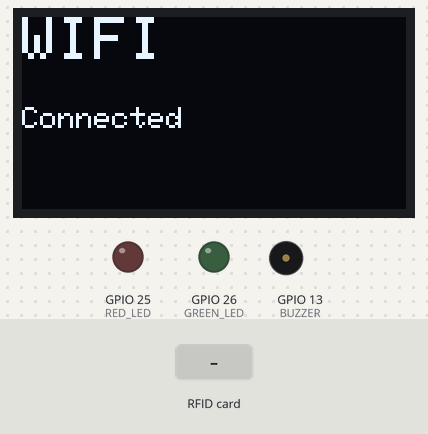
The sketch below on a simulated ESP32. On the bench: 128×64 one-colour display, output pins drawn as LEDs (lit = HIGH), buzzer (waves = sounding, pin HIGH). The inputs (shaded band) are chosen by the test bench. WiFi joins after 1.5 s; servers stay silent unless stated; the local clock reads 2024-03-15 10:24:30 at power-on unless the sketch sets it; what the sketch prints to the serial monitor is not drawn.

Above: at 3.3 s.
3.4 s: RFID card 12 34 56 78 held to the reader
At 5.0 s:
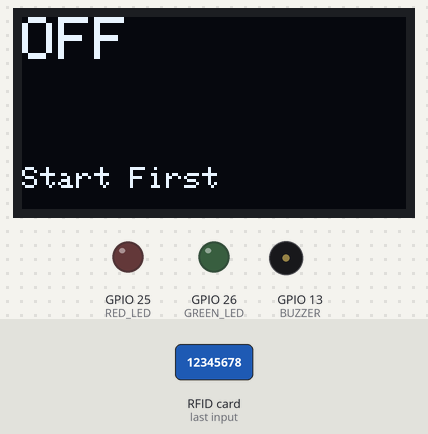
5.3 s: RFID card C7 5A 97 3F held to the reader
At 6.4 s:
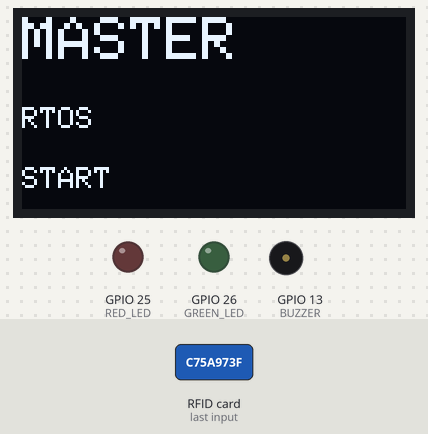
7.1 s: RFID card 91 47 95 04 held to the reader
At 8.3 s:
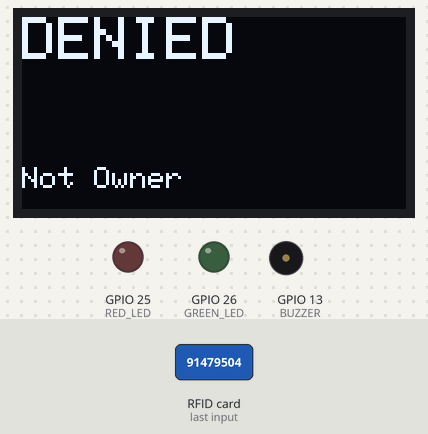
9.0 s: RFID card 5E 7A 19 C4 held to the reader
At 10.6 s:
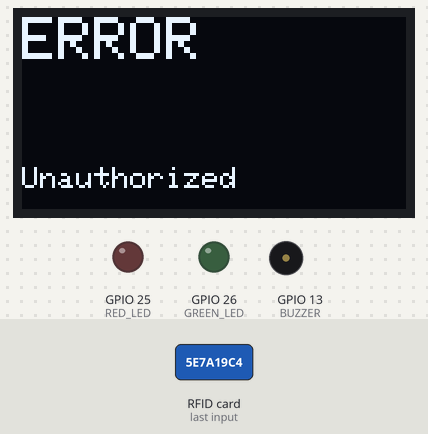
10.9 s: RFID card C7 5A 97 3F held to the reader
At 11.8 s:
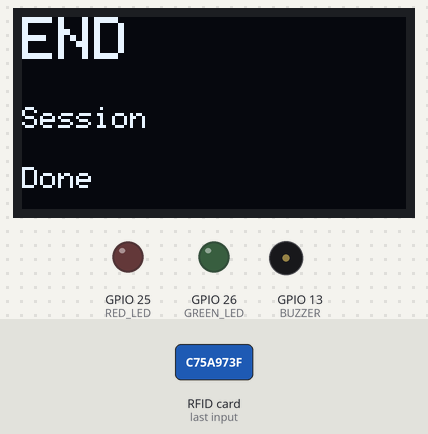
12.7 s: RFID card 91 47 95 04 held to the reader
At 14.0 s:
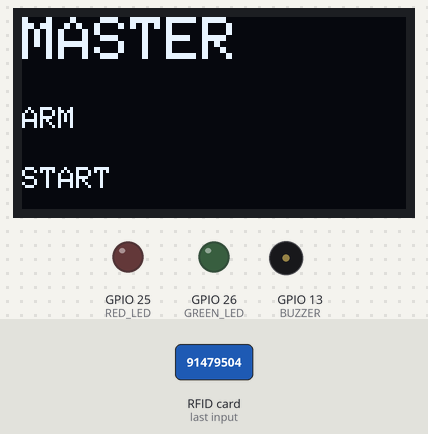
Timing chart, 0 to 15.5 s (numbered marks = the images above; inputs shaded):
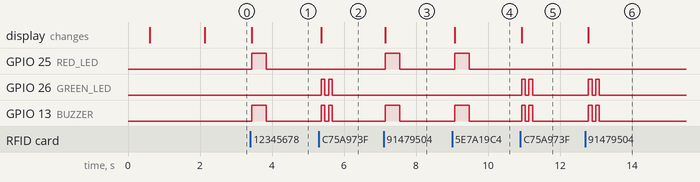

The sketch:

SMART_ATTENDANCE_MAIN.ino
```cpp
#include <WiFi.h>
#include <HTTPClient.h>
#include <WiFiClientSecure.h>
#include <SPI.h>
#include <MFRC522.h>
#include <Wire.h>
#include <Adafruit_SSD1306.h>
#include "time.h"

// ================= WIFI =================
#define WIFI_SSID "harin"
#define WIFI_PASSWORD "12345678"

// ================= FIREBASE =================
#define BASE_URL "https://smart-attendance-5d8ea-default-rtdb.asia-southeast1.firebasedatabase.app"

WiFiClientSecure client;

// ================= NTP =================
const char* ntpServer = "pool.ntp.org";
const long gmtOffset_sec = 19800;
const int daylightOffset_sec = 0;

// ================= RFID =================
#define SS_PIN 5
#define RST_PIN 4

MFRC522 rfid(SS_PIN, RST_PIN);

// ================= OLED =================
Adafruit_SSD1306 display(128, 64, &Wire, -1);

// ================= LED + BUZZER =================
#define GREEN_LED 26
#define RED_LED 25
#define BUZZER 13

// ================= RTOS =================
QueueHandle_t rfidQueue;
QueueHandle_t firebaseQueue;
SemaphoreHandle_t i2cMutex;
TimerHandle_t statsTimer;

// ================= SESSION =================
bool sessionActive = false;
char sessionOwner[20] = "";

// ================= DATA =================
char scannedUIDs[50][20];

int userCount = 0;
int presentCount = 0;

// ================= MASTER UIDS =================
const char* masterUIDs[] = {

  "c75a973f",
  "91479504"
};

// ================= SERIAL STUDIO =================
// TASK IDs
// 1 = RFID
// 2 = PROCESS
// 3 = FIREBASE
// 4 = TIMER

void sendTaskTrace(int taskID){

  // QUICK PLOT FORMAT
  // TIME,TASKID

  Serial.print(millis());

  Serial.print(",");

  Serial.println(taskID);
}

// ================= MASTER NAME =================
const char* getMasterName(const char* uid){

  if(strcmp(uid, "c75a973f") == 0)
    return "RTOS";

  if(strcmp(uid, "91479504") == 0)
    return "ARM";

  return "UNKNOWN";
}

// ================= STUDENTS =================
typedef struct {
  const char* uid;
  const char* name;
} Student;

// 🔥 ALL 12 STUDENTS
Student students[] = {

  // OLD CARDS
  {"3342f6eb","Dileep"},
  {"33d61710","Manjusha"},
  {"43cc2510","Harshith"},
  {"93881810","Vamsi"},
  {"a3a017e2","Harin"},
  {"b53b6a05","Nithish"},
  {"e3d4b807","Preetham"},
  {"73f90810","Charitha"},
  {"f3020e08","Asritha"},
  {"a3bb0810","Nitin"},
  {"b30f0d10","Venkat Sai"},
  {"b3cd0708","Kishan"}
};

int totalStudents =
sizeof(students)/sizeof(students[0]);

// ================= DATE =================
String getCurrentDate(){

  struct tm timeinfo;

  if(!getLocalTime(&timeinfo))
    return "1970-01-01";

  char dateStr[15];

  strftime(dateStr,
           sizeof(dateStr),
           "%Y-%m-%d",
           &timeinfo);

  return String(dateStr);
}

// ================= TIME =================
String getCurrentTime(){

  struct tm timeinfo;

  if(!getLocalTime(&timeinfo))
    return "00:00";

  char timeStr[10];

  strftime(timeStr,
           sizeof(timeStr),
           "%H:%M",
           &timeinfo);

  return String(timeStr);
}

// ================= OLED =================
void showOLED(String l1,
              String l2,
              String l3){

  display.clearDisplay();

  display.setTextSize(2);
  display.setCursor(0,0);
  display.println(l1);

  display.setTextSize(1);
  display.setCursor(0,30);
  display.println(l2);

  display.setCursor(0,50);
  display.println(l3);

  display.display();
}

// ================= HELPERS =================
bool isMaster(const char* uid){

  for(int i=0;i<2;i++){

    if(strcmp(uid, masterUIDs[i]) == 0)
      return true;
  }

  return false;
}

const char* getName(const char* uid){

  for(int i=0;i<totalStudents;i++){

    if(strcmp(uid, students[i].uid) == 0)
      return students[i].name;
  }

  return "Unknown";
}

bool isAlreadyScanned(const char* uid){

  for(int i=0;i<userCount;i++){

    if(strcmp(uid, scannedUIDs[i]) == 0)
      return true;
  }

  return false;
}

// ================= BUZZER =================
void shortBeep(){

  digitalWrite(GREEN_LED, HIGH);
  digitalWrite(BUZZER, HIGH);

  vTaskDelay(100 / portTICK_PERIOD_MS);

  digitalWrite(BUZZER, LOW);
  digitalWrite(GREEN_LED, LOW);
}

void longBeep(){

  digitalWrite(RED_LED, HIGH);
  digitalWrite(BUZZER, HIGH);

  vTaskDelay(400 / portTICK_PERIOD_MS);

  digitalWrite(BUZZER, LOW);
  digitalWrite(RED_LED, LOW);
}

void doubleBeep(){

  shortBeep();

  vTaskDelay(100 / portTICK_PERIOD_MS);

  shortBeep();
}

// ================= RFID TASK =================
void RFID_Task(void *pv){

  SPI.begin();

  while(1){

    if(!rfid.PICC_IsNewCardPresent()){

      vTaskDelay(50 / portTICK_PERIOD_MS);
      continue;
    }

    if(!rfid.PICC_ReadCardSerial()){

      vTaskDelay(50 / portTICK_PERIOD_MS);
      continue;
    }

    char uid[20] = "";

    for(byte i=0;i<rfid.uid.size;i++){

      char temp[3];

      sprintf(temp,"%02x",
              rfid.uid.uidByte[i]);

      strcat(uid,temp);
    }

    // RTOS TRACE
    sendTaskTrace(1);

    // SEND TO QUEUE
    xQueueSend(rfidQueue,
               uid,
               portMAX_DELAY);

    rfid.PICC_HaltA();

    rfid.PCD_StopCrypto1();

    vTaskDelay(500 / portTICK_PERIOD_MS);
  }
}

// ================= PROCESS TASK =================
void Process_Task(void *pv){

  char uid[20];

  while(1){

    if(xQueueReceive(rfidQueue,
                     &uid,
                     portMAX_DELAY)){

      // RTOS TRACE
      sendTaskTrace(2);

      const char* name =
        getName(uid);

      xSemaphoreTake(i2cMutex,
                     portMAX_DELAY);

      // ===== MASTER =====
      if(isMaster(uid)){

        // START SESSION
        if(!sessionActive){

          sessionActive = true;

          strcpy(sessionOwner, uid);

          showOLED("MASTER",
                    getMasterName(sessionOwner),
                    "START");

          doubleBeep();

          presentCount = 0;
          userCount = 0;
        }

        // END SESSION
        else{

          if(strcmp(uid,
                    sessionOwner) == 0){

            sessionActive = false;

            showOLED("END",
                      "Session",
                      "Done");

            doubleBeep();
          }

          else{

            showOLED("DENIED",
                      "",
                      "Not Owner");

            longBeep();
          }
        }
      }

      // ===== STUDENT =====
      else{

        if(!sessionActive){

          showOLED("OFF",
                    "",
                    "Start First");

          longBeep();
        }

        else if(strcmp(name,
                       "Unknown") == 0){

          showOLED("ERROR",
                    "",
                    "Unauthorized");

          longBeep();
        }

        else if(isAlreadyScanned(uid)){

          showOLED("ERROR",
                    "",
                    "Already Marked");

          longBeep();
        }

        else{

          strcpy(scannedUIDs[userCount++],
                 uid);

          presentCount++;

          showOLED("OK",
                    name,
                    "P:" + String(presentCount));

          shortBeep();

          char data[64];

          sprintf(data,
                  "%s,%s",
                  name,
                  uid);

          xQueueSend(firebaseQueue,
                     data,
                     portMAX_DELAY);
        }
      }

      xSemaphoreGive(i2cMutex);
    }
  }
}

// ================= FIREBASE TASK =================
void Firebase_Task(void *pv){

  char data[64];

  while(1){

    if(xQueueReceive(firebaseQueue,
                     &data,
                     portMAX_DELAY)){

      // RTOS TRACE
      sendTaskTrace(3);

      char name[32];
      char uid[20];

      sscanf(data,
             "%[^,],%s",
             name,
             uid);

      if(WiFi.status() == WL_CONNECTED){

        HTTPClient https;

        String url =
          String(BASE_URL) +
          "/logs/" +
          getMasterName(sessionOwner) +
          "/" +
          getCurrentDate() +
          ".json";

        https.begin(client,
                    url);

        https.addHeader("Content-Type",
                        "application/json");

        String json =
          "{\"name\":\"" + String(name) +
          "\",\"uid\":\"" + String(uid) +
          "\",\"time\":\"" + getCurrentTime() + "\"}";

        https.POST(json);

        https.end();
      }
    }
  }
}

// ================= TIMER CALLBACK =================
void statsCallback(TimerHandle_t xTimer){

  // RTOS TRACE
  sendTaskTrace(4);
}

// ================= SETUP =================
void setup(){

  Serial.begin(115200);

  pinMode(GREEN_LED, OUTPUT);
  pinMode(RED_LED, OUTPUT);
  pinMode(BUZZER, OUTPUT);

  // ===== SPI =====
  SPI.begin();

  rfid.PCD_Init();

  delay(500);

  // ===== OLED =====
  Wire.begin(21,22);

  display.begin(SSD1306_SWITCHCAPVCC,
                0x3C);

  display.clearDisplay();

  display.setTextColor(WHITE);

  showOLED("SMART",
            "Attendance",
            "Starting");

  // ===== WIFI =====
  WiFi.begin(WIFI_SSID,
             WIFI_PASSWORD);

  while(WiFi.status() != WL_CONNECTED){

    delay(500);
  }

  showOLED("WIFI",
            "Connected",
            "");

  client.setInsecure();

  // ===== NTP =====
  configTime(gmtOffset_sec,
             daylightOffset_sec,
             ntpServer);

  // ===== RTOS OBJECTS =====
  rfidQueue =
    xQueueCreate(5,
                 sizeof(char[20]));

  firebaseQueue =
    xQueueCreate(5,
                 sizeof(char[64]));

  i2cMutex =
    xSemaphoreCreateMutex();

  // ===== TASKS =====
  xTaskCreate(
    RFID_Task,
    "RFID",
    4096,
    NULL,
    4,
    NULL
  );

  xTaskCreate(
    Process_Task,
    "PROCESS",
    8192,
    NULL,
    2,
    NULL
  );

  xTaskCreate(
    Firebase_Task,
    "FIREBASE",
    8192,
    NULL,
    1,
    NULL
  );

  // ===== SOFTWARE TIMER =====
  statsTimer =
    xTimerCreate(
      "Stats",
      pdMS_TO_TICKS(5000),
      pdTRUE,
      NULL,
      statsCallback
    );

  xTimerStart(statsTimer,
              0);

  Serial.println("\nSYSTEM READY");
}

// ================= LOOP =================
void loop(){

}
```

Measured:
- after the input at 3.4 s, GPIO 25 (RED_LED), GPIO 13 (BUZZER): LOW → HIGH at once, → LOW 0.40 s later; the display: changes at once (image 1)
- after the input at 5.3 s, GPIO 26 (GREEN_LED), GPIO 13 (BUZZER): alternates HIGH for 0.10 s and LOW for 0.10 s, 4 changes in all, then stays LOW, starting after 0.07 s; the display: changes after 0.07 s (image 2)
- after the input at 7.1 s, GPIO 25 (RED_LED), GPIO 13 (BUZZER): LOW → HIGH after 0.05 s, → LOW 0.40 s later; the display: changes after 0.05 s (image 3)
- after the input at 9.0 s, GPIO 25 (RED_LED), GPIO 13 (BUZZER): LOW → HIGH after 0.08 s, → LOW 0.40 s later; the display: changes after 0.08 s (image 4)
- after the input at 10.9 s, GPIO 26 (GREEN_LED), GPIO 13 (BUZZER): alternates HIGH for 0.10 s and LOW for 0.10 s, 4 changes in all, then stays LOW, starting at once; the display: changes at once (image 5)
- after the input at 12.7 s, GPIO 26 (GREEN_LED), GPIO 13 (BUZZER): alternates HIGH for 0.10 s and LOW for 0.10 s, 4 changes in all, then stays LOW, starting after 0.09 s; the display: changes after 0.09 s (image 6)
